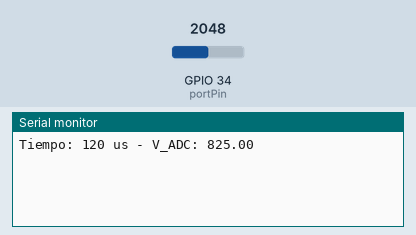
The sketch below on a simulated ESP32. Parts: the last lines printed to the serial monitor. The inputs (shaded band) are chosen by the test bench; at power-on: GPIO 34 (portPin) = 2048 (analog values on the 0–4095 scale).

Above: at 1.3 s.
1.4 s: GPIO 34 (portPin) set to 2866
At 2.6 s:
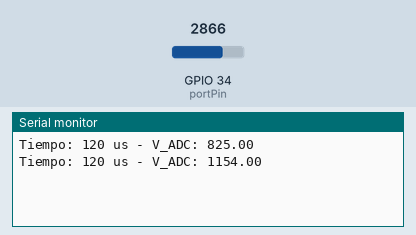
4.1 s: GPIO 34 (portPin) set to 3603
At 5.3 s:
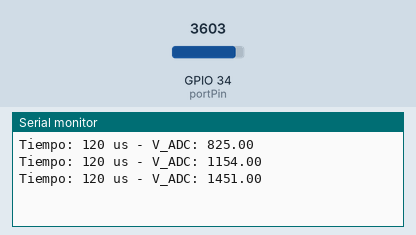
Timing chart, 0 to 7.1 s (numbered marks = the images above; inputs shaded):
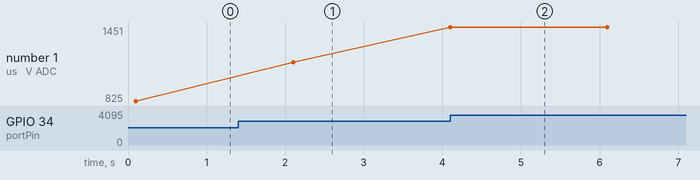

The sketch:

ADC.ino
```cpp
/* ESTE PROGRAMA SE EMPLEA PARA ESTUDIAR LAS FUNCIONES INTRINSECAS DEL MICRO.*/
/* #include <driver/adc.h> */

const int portPin = 34;
int ADC_D ;
float ADC;
float V_ref;

void setup() {
  Serial.begin(115200);
  analogReadResolution(11); /*Establece los bits de muestra y la resolución de lectura. 11 Bits : [0-2047]*/
  //analogSetPinAttenuation(34,ADC_6db); //Esto es seleccionando un pin concreto.
  analogSetAttenuation(ADC_6db); //nos interesa que todos los pines los interprete con la misma ganancia.
  /*
  analogSetPinAttenuation(VP,ADC_11db); Establece la atenuación de entrada, el valor predeterminado es ADC_11db, el rango es ADC_0db, ADC_2_5db, ADC_6db ADC_11db
  ADC_0db no proporciona atenuación, por lo que IN / OUT = 1 / 1 una entrada de 3 voltios permanece a 3 voltios antes de la medición ADC
  ADC_2_5db proporciona una atenuación de modo que IN/OUT = 1 / 1.34 una entrada de 3 voltios se reduce a 2.238 voltios antes de la medición ADC
  ADC_6db proporciona una atenuación de modo que IN/OUT = 1/2 una entrada de 3 voltios se reduce a 1.500 voltios antes de la medición ADC
  ADC_11db proporciona una atenuación de modo que IN/OUT = 1 / 3.6 una entrada de 3 voltios se reduce a 0.833 voltios antes de la medición ADC
  */
  /*
  analogSetWidth(12); Establece los bits de muestra y la resolución de lectura, el valor predeterminado es de 12 bits (0 - 4095), el rango es de 9 a 12 bits
  9 bits da un rango ADC de 0-511
  10 bits da un rango ADC de 0-1023
  11 bits da un rango ADC de 0-2047
  12 bits proporciona un rango ADC de 0-4095
  */
  delay(100);
}

void loop() {
  long ti,tf;
  //ADC_D = analogRead(34);
  //ADC = (ADC_D/2047.0)*2.2;
  ti=micros();
  V_ref = analogReadMilliVolts(34);
  tf=micros();
  //Serial.print("Tensión de salida: ");
  //Serial.print(ADC);
  Serial.print("Tiempo: ");
  Serial.print(tf-ti);
  Serial.print(" us - V_ADC: ");
  Serial.println(V_ref); /* [0-1.75] [0.142-3.175] */
  delay(2000);
}
```

Measured:
- after the input at 1.4 s, the serial monitor: prints a new line after 0.70 s (image 1)
- after the input at 4.1 s, the serial monitor: prints a new line at once (image 2)
- plotted number 1: 825 → 1154 after the input at 1.4 s, 1154 → 1451 after the input at 4.1 s
